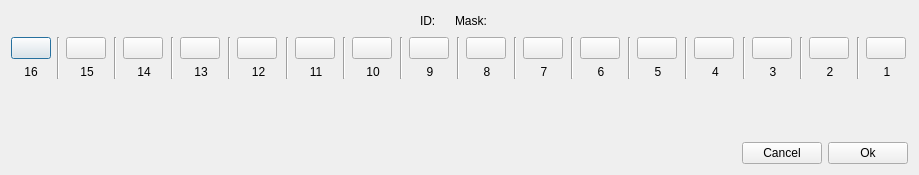
<?xml version="1.0" encoding="UTF-8"?>
<ui version="4.0">
 <class>Dialog</class>
 <widget class="QDialog" name="Dialog">
  <property name="geometry">
   <rect>
    <x>0</x>
    <y>0</y>
    <width>919</width>
    <height>175</height>
   </rect>
  </property>
  <property name="windowTitle">
   <string>Meggie - Edit</string>
  </property>
  <layout class="QGridLayout" name="gridLayout">
   <item row="0" column="0">
    <layout class="QVBoxLayout" name="verticalLayout">
     <item>
      <layout class="QHBoxLayout" name="horizontalLayout_3">
       <item>
        <spacer name="horizontalSpacer_2">
         <property name="orientation">
          <enum>Qt::Horizontal</enum>
         </property>
         <property name="sizeHint" stdset="0">
          <size>
           <width>40</width>
           <height>20</height>
          </size>
         </property>
        </spacer>
       </item>
       <item>
        <widget class="QLabel" name="label">
         <property name="text">
          <string>ID:</string>
         </property>
         <property name="alignment">
          <set>Qt::AlignLeading|Qt::AlignLeft|Qt::AlignVCenter</set>
         </property>
        </widget>
       </item>
       <item>
        <widget class="QLabel" name="labelID">
         <property name="text">
          <string/>
         </property>
        </widget>
       </item>
       <item>
        <widget class="QLabel" name="label_3">
         <property name="text">
          <string>Mask:</string>
         </property>
        </widget>
       </item>
       <item>
        <widget class="QLabel" name="labelMask">
         <property name="text">
          <string/>
         </property>
        </widget>
       </item>
       <item>
        <spacer name="horizontalSpacer_3">
         <property name="orientation">
          <enum>Qt::Horizontal</enum>
         </property>
         <property name="sizeHint" stdset="0">
          <size>
           <width>40</width>
           <height>20</height>
          </size>
         </property>
        </spacer>
       </item>
      </layout>
     </item>
     <item>
      <layout class="QHBoxLayout" name="horizontalLayout">
       <item>
        <layout class="QVBoxLayout" name="verticalLayout16">
         <item>
          <widget class="QPushButton" name="pushButton16">
           <property name="maximumSize">
            <size>
             <width>40</width>
             <height>16777215</height>
            </size>
           </property>
           <property name="text">
            <string/>
           </property>
          </widget>
         </item>
         <item>
          <widget class="QLabel" name="bitLabel16">
           <property name="maximumSize">
            <size>
             <width>40</width>
             <height>16777215</height>
            </size>
           </property>
           <property name="text">
            <string>16</string>
           </property>
           <property name="alignment">
            <set>Qt::AlignCenter</set>
           </property>
          </widget>
         </item>
        </layout>
       </item>
       <item>
        <widget class="Line" name="line16">
         <property name="orientation">
          <enum>Qt::Vertical</enum>
         </property>
        </widget>
       </item>
       <item>
        <layout class="QVBoxLayout" name="verticalLayout15">
         <item>
          <widget class="QPushButton" name="pushButton15">
           <property name="minimumSize">
            <size>
             <width>0</width>
             <height>0</height>
            </size>
           </property>
           <property name="maximumSize">
            <size>
             <width>40</width>
             <height>16777215</height>
            </size>
           </property>
           <property name="text">
            <string/>
           </property>
          </widget>
         </item>
         <item>
          <widget class="QLabel" name="bitLabel15">
           <property name="text">
            <string>15</string>
           </property>
           <property name="alignment">
            <set>Qt::AlignCenter</set>
           </property>
          </widget>
         </item>
        </layout>
       </item>
       <item>
        <widget class="Line" name="line15">
         <property name="orientation">
          <enum>Qt::Vertical</enum>
         </property>
        </widget>
       </item>
       <item>
        <layout class="QVBoxLayout" name="verticalLayout14">
         <item>
          <widget class="QPushButton" name="pushButton14">
           <property name="maximumSize">
            <size>
             <width>40</width>
             <height>16777215</height>
            </size>
           </property>
           <property name="text">
            <string/>
           </property>
          </widget>
         </item>
         <item>
          <widget class="QLabel" name="bitLabel14">
           <property name="text">
            <string>14</string>
           </property>
           <property name="alignment">
            <set>Qt::AlignCenter</set>
           </property>
          </widget>
         </item>
        </layout>
       </item>
       <item>
        <widget class="Line" name="line14">
         <property name="orientation">
          <enum>Qt::Vertical</enum>
         </property>
        </widget>
       </item>
       <item>
        <layout class="QVBoxLayout" name="verticalLayout13">
         <item>
          <widget class="QPushButton" name="pushButton13">
           <property name="maximumSize">
            <size>
             <width>40</width>
             <height>16777215</height>
            </size>
           </property>
           <property name="text">
            <string/>
           </property>
          </widget>
         </item>
         <item>
          <widget class="QLabel" name="bitLabel13">
           <property name="text">
            <string>13</string>
           </property>
           <property name="alignment">
            <set>Qt::AlignCenter</set>
           </property>
          </widget>
         </item>
        </layout>
       </item>
       <item>
        <widget class="Line" name="line13">
         <property name="orientation">
          <enum>Qt::Vertical</enum>
         </property>
        </widget>
       </item>
       <item>
        <layout class="QVBoxLayout" name="verticalLayout12">
         <item>
          <widget class="QPushButton" name="pushButton12">
           <property name="maximumSize">
            <size>
             <width>40</width>
             <height>16777215</height>
            </size>
           </property>
           <property name="text">
            <string/>
           </property>
          </widget>
         </item>
         <item>
          <widget class="QLabel" name="bitLabel12">
           <property name="text">
            <string>12</string>
           </property>
           <property name="alignment">
            <set>Qt::AlignCenter</set>
           </property>
          </widget>
         </item>
        </layout>
       </item>
       <item>
        <widget class="Line" name="line12">
         <property name="orientation">
          <enum>Qt::Vertical</enum>
         </property>
        </widget>
       </item>
       <item>
        <layout class="QVBoxLayout" name="verticalLayout11">
         <item>
          <widget class="QPushButton" name="pushButton11">
           <property name="maximumSize">
            <size>
             <width>40</width>
             <height>16777215</height>
            </size>
           </property>
           <property name="text">
            <string/>
           </property>
          </widget>
         </item>
         <item>
          <widget class="QLabel" name="bitLabel11">
           <property name="text">
            <string>11</string>
           </property>
           <property name="alignment">
            <set>Qt::AlignCenter</set>
           </property>
          </widget>
         </item>
        </layout>
       </item>
       <item>
        <widget class="Line" name="line11">
         <property name="orientation">
          <enum>Qt::Vertical</enum>
         </property>
        </widget>
       </item>
       <item>
        <layout class="QVBoxLayout" name="verticalLayout10">
         <item>
          <widget class="QPushButton" name="pushButton10">
           <property name="maximumSize">
            <size>
             <width>40</width>
             <height>16777215</height>
            </size>
           </property>
           <property name="text">
            <string/>
           </property>
          </widget>
         </item>
         <item>
          <widget class="QLabel" name="bitLabel10">
           <property name="text">
            <string>10</string>
           </property>
           <property name="alignment">
            <set>Qt::AlignCenter</set>
           </property>
          </widget>
         </item>
        </layout>
       </item>
       <item>
        <widget class="Line" name="line10">
         <property name="orientation">
          <enum>Qt::Vertical</enum>
         </property>
        </widget>
       </item>
       <item>
        <layout class="QVBoxLayout" name="verticalLayout9">
         <item>
          <widget class="QPushButton" name="pushButton9">
           <property name="maximumSize">
            <size>
             <width>40</width>
             <height>16777215</height>
            </size>
           </property>
           <property name="text">
            <string/>
           </property>
          </widget>
         </item>
         <item>
          <widget class="QLabel" name="bitLabel9">
           <property name="text">
            <string>9</string>
           </property>
           <property name="alignment">
            <set>Qt::AlignCenter</set>
           </property>
          </widget>
         </item>
        </layout>
       </item>
       <item>
        <widget class="Line" name="line9">
         <property name="orientation">
          <enum>Qt::Vertical</enum>
         </property>
        </widget>
       </item>
       <item>
        <layout class="QVBoxLayout" name="verticalLayout8">
         <item>
          <widget class="QPushButton" name="pushButton8">
           <property name="maximumSize">
            <size>
             <width>40</width>
             <height>16777215</height>
            </size>
           </property>
           <property name="text">
            <string/>
           </property>
          </widget>
         </item>
         <item>
          <widget class="QLabel" name="bitLabel8">
           <property name="text">
            <string>8</string>
           </property>
           <property name="alignment">
            <set>Qt::AlignCenter</set>
           </property>
          </widget>
         </item>
        </layout>
       </item>
       <item>
        <widget class="Line" name="line8">
         <property name="orientation">
          <enum>Qt::Vertical</enum>
         </property>
        </widget>
       </item>
       <item>
        <layout class="QVBoxLayout" name="verticalLayout7">
         <item>
          <widget class="QPushButton" name="pushButton7">
           <property name="maximumSize">
            <size>
             <width>40</width>
             <height>16777215</height>
            </size>
           </property>
           <property name="text">
            <string/>
           </property>
          </widget>
         </item>
         <item>
          <widget class="QLabel" name="bitLabel7">
           <property name="text">
            <string>7</string>
           </property>
           <property name="alignment">
            <set>Qt::AlignCenter</set>
           </property>
          </widget>
         </item>
        </layout>
       </item>
       <item>
        <widget class="Line" name="line7">
         <property name="orientation">
          <enum>Qt::Vertical</enum>
         </property>
        </widget>
       </item>
       <item>
        <layout class="QVBoxLayout" name="verticalLayout6">
         <item>
          <widget class="QPushButton" name="pushButton6">
           <property name="maximumSize">
            <size>
             <width>40</width>
             <height>16777215</height>
            </size>
           </property>
           <property name="text">
            <string/>
           </property>
          </widget>
         </item>
         <item>
          <widget class="QLabel" name="bitLabel6">
           <property name="text">
            <string>6</string>
           </property>
           <property name="alignment">
            <set>Qt::AlignCenter</set>
           </property>
          </widget>
         </item>
        </layout>
       </item>
       <item>
        <widget class="Line" name="line6">
         <property name="orientation">
          <enum>Qt::Vertical</enum>
         </property>
        </widget>
       </item>
       <item>
        <layout class="QVBoxLayout" name="verticalLayout5">
         <item>
          <widget class="QPushButton" name="pushButton5">
           <property name="maximumSize">
            <size>
             <width>40</width>
             <height>16777215</height>
            </size>
           </property>
           <property name="text">
            <string/>
           </property>
          </widget>
         </item>
         <item>
          <widget class="QLabel" name="bitLabel5">
           <property name="text">
            <string>5</string>
           </property>
           <property name="alignment">
            <set>Qt::AlignCenter</set>
           </property>
          </widget>
         </item>
        </layout>
       </item>
       <item>
        <widget class="Line" name="line5">
         <property name="orientation">
          <enum>Qt::Vertical</enum>
         </property>
        </widget>
       </item>
       <item>
        <layout class="QVBoxLayout" name="verticalLayout4">
         <item>
          <widget class="QPushButton" name="pushButton4">
           <property name="maximumSize">
            <size>
             <width>40</width>
             <height>16777215</height>
            </size>
           </property>
           <property name="text">
            <string/>
           </property>
          </widget>
         </item>
         <item>
          <widget class="QLabel" name="bitLabel4">
           <property name="text">
            <string>4</string>
           </property>
           <property name="alignment">
            <set>Qt::AlignCenter</set>
           </property>
          </widget>
         </item>
        </layout>
       </item>
       <item>
        <widget class="Line" name="line4">
         <property name="orientation">
          <enum>Qt::Vertical</enum>
         </property>
        </widget>
       </item>
       <item>
        <layout class="QVBoxLayout" name="verticalLayout3">
         <item>
          <widget class="QPushButton" name="pushButton3">
           <property name="maximumSize">
            <size>
             <width>40</width>
             <height>16777215</height>
            </size>
           </property>
           <property name="text">
            <string/>
           </property>
          </widget>
         </item>
         <item>
          <widget class="QLabel" name="bitLabel3">
           <property name="text">
            <string>3</string>
           </property>
           <property name="alignment">
            <set>Qt::AlignCenter</set>
           </property>
          </widget>
         </item>
        </layout>
       </item>
       <item>
        <widget class="Line" name="line3">
         <property name="orientation">
          <enum>Qt::Vertical</enum>
         </property>
        </widget>
       </item>
       <item>
        <layout class="QVBoxLayout" name="verticalLayout2">
         <item>
          <widget class="QPushButton" name="pushButton2">
           <property name="maximumSize">
            <size>
             <width>40</width>
             <height>16777215</height>
            </size>
           </property>
           <property name="text">
            <string/>
           </property>
          </widget>
         </item>
         <item>
          <widget class="QLabel" name="bitLabel2">
           <property name="text">
            <string>2</string>
           </property>
           <property name="alignment">
            <set>Qt::AlignCenter</set>
           </property>
          </widget>
         </item>
        </layout>
       </item>
       <item>
        <widget class="Line" name="line2">
         <property name="orientation">
          <enum>Qt::Vertical</enum>
         </property>
        </widget>
       </item>
       <item>
        <layout class="QVBoxLayout" name="verticalLayout1">
         <item>
          <widget class="QPushButton" name="pushButton1">
           <property name="maximumSize">
            <size>
             <width>40</width>
             <height>16777215</height>
            </size>
           </property>
           <property name="text">
            <string/>
           </property>
          </widget>
         </item>
         <item>
          <widget class="QLabel" name="bitLabel1">
           <property name="text">
            <string>1</string>
           </property>
           <property name="alignment">
            <set>Qt::AlignCenter</set>
           </property>
          </widget>
         </item>
        </layout>
       </item>
      </layout>
     </item>
     <item>
      <spacer name="verticalSpacer">
       <property name="orientation">
        <enum>Qt::Vertical</enum>
       </property>
       <property name="sizeHint" stdset="0">
        <size>
         <width>20</width>
         <height>40</height>
        </size>
       </property>
      </spacer>
     </item>
    </layout>
   </item>
   <item row="1" column="0">
    <layout class="QHBoxLayout" name="horizontalLayout_2">
     <item>
      <spacer name="horizontalSpacer">
       <property name="orientation">
        <enum>Qt::Horizontal</enum>
       </property>
       <property name="sizeHint" stdset="0">
        <size>
         <width>40</width>
         <height>20</height>
        </size>
       </property>
      </spacer>
     </item>
     <item>
      <widget class="QPushButton" name="pushButtonReject">
       <property name="text">
        <string>Cancel</string>
       </property>
      </widget>
     </item>
     <item>
      <widget class="QPushButton" name="pushButtonAccept">
       <property name="text">
        <string>Ok</string>
       </property>
      </widget>
     </item>
    </layout>
   </item>
  </layout>
 </widget>
 <resources/>
 <connections>
  <connection>
   <sender>pushButtonReject</sender>
   <signal>clicked()</signal>
   <receiver>Dialog</receiver>
   <slot>reject()</slot>
   <hints>
    <hint type="sourcelabel">
     <x>534</x>
     <y>98</y>
    </hint>
    <hint type="destinationlabel">
     <x>213</x>
     <y>96</y>
    </hint>
   </hints>
  </connection>
  <connection>
   <sender>pushButtonAccept</sender>
   <signal>clicked()</signal>
   <receiver>Dialog</receiver>
   <slot>accept()</slot>
   <hints>
    <hint type="sourcelabel">
     <x>638</x>
     <y>102</y>
    </hint>
    <hint type="destinationlabel">
     <x>257</x>
     <y>85</y>
    </hint>
   </hints>
  </connection>
 </connections>
</ui>
